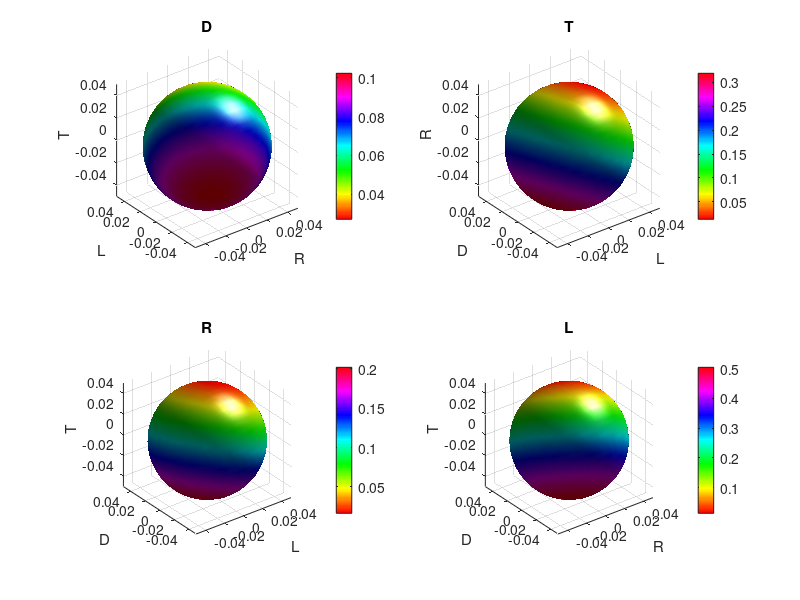

Source code (MATLAB):
rpol=0.05;
nthe=51;
npsi=51;
the=linspace(0,pi,nthe);
psi=linspace(0,2*pi,npsi);
% Matriculated;
[psi,the]=meshgrid(psi,the);
rpol=rpol*ones(size(the));
% Convert spherical coordinate to Cartesian Coordinate;
T=rpol.*cos(the);                     % z in transformational relation;
R=rpol.*sin(the).*cos(psi);           % x in transformational relation;
L=rpol.*sin(the).*sin(psi);           % y in transformational relation;
tic 
fval=(0.58-3.49*T-5.31*R-2.24*L)/8.96;
toc
%% matrix ( x y z fval ) used to figure fval is color;
%% figure
%figure('Renderer','zbuffer','Color',[1 1 1]);
subplot(2, 2, 1);
surf(T,R,L,fval);
title('D');
shading interp;light;lighting gouraud;
colormap(hsv(128));
colorbar
axis equal;
xlabel('R');ylabel('L');zlabel('T');

%%%%%%%%%%%%%%%%%%%%%%%%%%%%%%%%%%%%%%%%%%%%%%%%%%%%%%%%%%%%%%%%%%%%%%%%%%%
% Convert spherical coordinate to Cartesian Coordinate;
R=rpol.*cos(the);                     % z in transformational relation;
L=rpol.*sin(the).*cos(psi);           % x in transformational relation;
D=rpol.*sin(the).*sin(psi);           % y in transformational relation;
tic 
fval=(0.58-8.96*D-5.31*R-2.24*L)/3.49;
toc
%% matrix ( x y z fval ) used to figure fval is color;
%% figure
subplot(2, 2, 2);
surf(R,L,D,fval);
title('T');
shading interp;light;lighting gouraud;
colormap(hsv(128));
colorbar
axis equal;
xlabel('L');ylabel('D');zlabel('R');

%%%%%%%%%%%%%%%%%%%%%%%%%%%%%%%%%%%%%%%%%%%%%%%%%%%%%%%%%%%%%%%%%%%%%%%%%%%
% Convert spherical coordinate to Cartesian Coordinate;
T=rpol.*cos(the);                     % z in transformational relation;
L=rpol.*sin(the).*cos(psi);           % x in transformational relation;
D=rpol.*sin(the).*sin(psi);           % y in transformational relation;
tic 
fval=(0.58-8.96*D-3.49*T-2.24*L)/5.31;
toc
%% matrix ( x y z fval ) used to figure fval is color;
%% figure
subplot(2, 2, 3);
surf(T,L,D,fval);
title('R');
shading interp;light;lighting gouraud;
colormap(hsv(128));
colorbar
axis equal;
xlabel('L');ylabel('D');zlabel('T');


%%%%%%%%%%%%%%%%%%%%%%%%%%%%%%%%%%%%%%%%%%%%%%%%%%%%%%%%%%%%%%%%%%%%%%%%%%%
% Convert spherical coordinate to Cartesian Coordinate;
T=rpol.*cos(the);                     % z in transformational relation;
R=rpol.*sin(the).*cos(psi);           % x in transformational relation;
D=rpol.*sin(the).*sin(psi);           % y in transformational relation;
tic 
fval=(0.58-8.96*D-3.49*T-5.31*R)/2.24;
toc
%% matrix ( x y z fval ) used to figure fval is color;
%% figure
subplot(2, 2, 4);
surf(T,R,D,fval);
title('L');
shading interp;light;lighting gouraud;
colormap(hsv(128));
colorbar
axis equal;
xlabel('R');ylabel('D');zlabel('T');